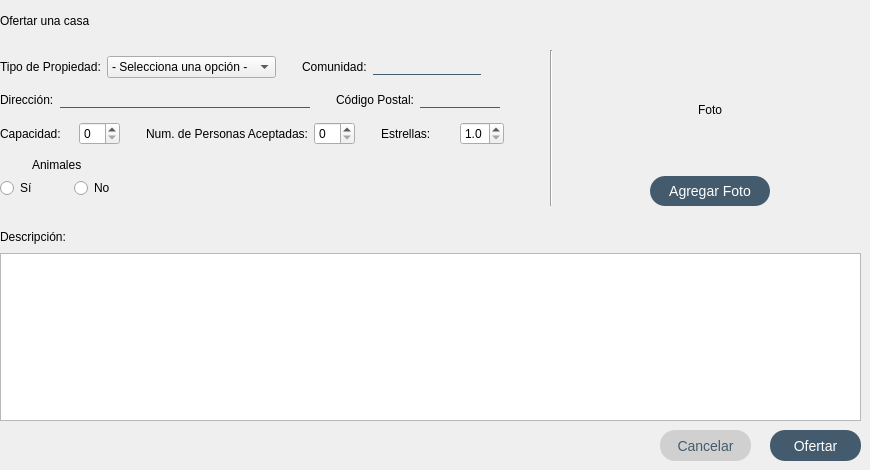
    <widget class="QWidget" name="OfertarCasa">
     <widget class="QLabel" name="label_13">
      <property name="geometry">
       <rect>
        <x>0</x>
        <y>10</y>
        <width>211</width>
        <height>21</height>
       </rect>
      </property>
      <property name="styleSheet">
       <string notr="true">font: 20pt &quot;MS Shell Dlg 2&quot;;</string>
      </property>
      <property name="text">
       <string>Ofertar una casa</string>
      </property>
     </widget>
     <widget class="QPushButton" name="btnRegistrarCasa">
      <property name="geometry">
       <rect>
        <x>770</x>
        <y>430</y>
        <width>91</width>
        <height>31</height>
       </rect>
      </property>
      <property name="styleSheet">
       <string notr="true">background-color: #435B6C;
  border: 0;
  border-radius: 15px;
  height: 35px;
  max-width: 280px;
color: white;
font-size:14px;
</string>
      </property>
      <property name="text">
       <string>Ofertar</string>
      </property>
     </widget>
     <widget class="QPushButton" name="btnCancelaRegistro">
      <property name="geometry">
       <rect>
        <x>660</x>
        <y>430</y>
        <width>91</width>
        <height>31</height>
       </rect>
      </property>
      <property name="styleSheet">
       <string notr="true">background-color: rgb(208, 208, 208);
  border: 0;
  border-radius: 15px;
  height: 35px;
  max-width: 280px;
color:#435B6C ;
font-size:14px;
</string>
      </property>
      <property name="text">
       <string>Cancelar</string>
      </property>
     </widget>
     <widget class="QWidget" name="layoutWidget">
      <property name="geometry">
       <rect>
        <x>0</x>
        <y>50</y>
        <width>861</width>
        <height>371</height>
       </rect>
      </property>
      <layout class="QVBoxLayout" name="verticalLayout_14">
       <item>
        <layout class="QHBoxLayout" name="horizontalLayout_24">
         <item>
          <layout class="QVBoxLayout" name="verticalLayout_11">
           <item>
            <layout class="QHBoxLayout" name="horizontalLayout_19">
             <item>
              <layout class="QHBoxLayout" name="horizontalLayout_13">
               <item>
                <widget class="QLabel" name="label_4">
                 <property name="text">
                  <string>Tipo de Propiedad:</string>
                 </property>
                </widget>
               </item>
               <item>
                <widget class="QComboBox" name="cbTipoPropiedad">
                 <property name="frame">
                  <bool>true</bool>
                 </property>
                 <item>
                  <property name="text">
                   <string>- Selecciona una opción -</string>
                  </property>
                 </item>
                 <item>
                  <property name="text">
                   <string>Casa</string>
                  </property>
                 </item>
                 <item>
                  <property name="text">
                   <string>Departamento</string>
                  </property>
                 </item>
                 <item>
                  <property name="text">
                   <string>Casa de huéspedes</string>
                  </property>
                 </item>
                 <item>
                  <property name="text">
                   <string>Cuarto para invitados</string>
                  </property>
                 </item>
                </widget>
               </item>
              </layout>
             </item>
             <item>
              <spacer name="horizontalSpacer_26">
               <property name="orientation">
                <enum>Qt::Horizontal</enum>
               </property>
               <property name="sizeType">
                <enum>QSizePolicy::Fixed</enum>
               </property>
               <property name="sizeHint" stdset="0">
                <size>
                 <width>20</width>
                 <height>20</height>
                </size>
               </property>
              </spacer>
             </item>
             <item>
              <layout class="QHBoxLayout" name="horizontalLayout_14">
               <item>
                <widget class="QLabel" name="label_5">
                 <property name="text">
                  <string>Comunidad:</string>
                 </property>
                </widget>
               </item>
               <item>
                <widget class="QLineEdit" name="lineComunidad">
                 <property name="maximumSize">
                  <size>
                   <width>150</width>
                   <height>16777215</height>
                  </size>
                 </property>
                 <property name="styleSheet">
                  <string notr="true">background-color:transparent;
border-top: none;
border-bottom: 1px solid #435B6C;
boder-radius: 5px;</string>
                 </property>
                </widget>
               </item>
              </layout>
             </item>
             <item>
              <spacer name="horizontalSpacer_27">
               <property name="orientation">
                <enum>Qt::Horizontal</enum>
               </property>
               <property name="sizeHint" stdset="0">
                <size>
                 <width>10</width>
                 <height>20</height>
                </size>
               </property>
              </spacer>
             </item>
            </layout>
           </item>
           <item>
            <layout class="QHBoxLayout" name="horizontalLayout_21">
             <item>
              <layout class="QHBoxLayout" name="horizontalLayout_15">
               <item>
                <widget class="QLabel" name="label_6">
                 <property name="text">
                  <string>Dirección:</string>
                 </property>
                </widget>
               </item>
               <item>
                <widget class="QLineEdit" name="lineDir">
                 <property name="minimumSize">
                  <size>
                   <width>250</width>
                   <height>0</height>
                  </size>
                 </property>
                 <property name="styleSheet">
                  <string notr="true">background-color:transparent;
border-top: none;
border-bottom: 1px solid #435B6C;
boder-radius: 5px;</string>
                 </property>
                </widget>
               </item>
              </layout>
             </item>
             <item>
              <spacer name="horizontalSpacer_29">
               <property name="orientation">
                <enum>Qt::Horizontal</enum>
               </property>
               <property name="sizeType">
                <enum>QSizePolicy::Fixed</enum>
               </property>
               <property name="sizeHint" stdset="0">
                <size>
                 <width>20</width>
                 <height>20</height>
                </size>
               </property>
              </spacer>
             </item>
             <item>
              <layout class="QHBoxLayout" name="horizontalLayout_20">
               <item>
                <widget class="QLabel" name="label_11">
                 <property name="minimumSize">
                  <size>
                   <width>0</width>
                   <height>0</height>
                  </size>
                 </property>
                 <property name="maximumSize">
                  <size>
                   <width>16777215</width>
                   <height>16777215</height>
                  </size>
                 </property>
                 <property name="text">
                  <string>Código Postal:</string>
                 </property>
                </widget>
               </item>
               <item alignment="Qt::AlignHCenter">
                <widget class="QLineEdit" name="lineCap_2">
                 <property name="minimumSize">
                  <size>
                   <width>80</width>
                   <height>0</height>
                  </size>
                 </property>
                 <property name="maximumSize">
                  <size>
                   <width>80</width>
                   <height>16777215</height>
                  </size>
                 </property>
                 <property name="styleSheet">
                  <string notr="true">background-color:transparent;
border-top: none;
border-bottom: 1px solid #435B6C;
boder-radius: 5px;</string>
                 </property>
                 <property name="placeholderText">
                  <string/>
                 </property>
                </widget>
               </item>
              </layout>
             </item>
             <item>
              <spacer name="horizontalSpacer_30">
               <property name="orientation">
                <enum>Qt::Horizontal</enum>
               </property>
               <property name="sizeHint" stdset="0">
                <size>
                 <width>40</width>
                 <height>20</height>
                </size>
               </property>
              </spacer>
             </item>
            </layout>
           </item>
           <item>
            <layout class="QHBoxLayout" name="horizontalLayout_22">
             <item>
              <layout class="QHBoxLayout" name="horizontalLayout_17">
               <item alignment="Qt::AlignLeft">
                <widget class="QLabel" name="label_8">
                 <property name="minimumSize">
                  <size>
                   <width>73</width>
                   <height>0</height>
                  </size>
                 </property>
                 <property name="maximumSize">
                  <size>
                   <width>73</width>
                   <height>16777215</height>
                  </size>
                 </property>
                 <property name="text">
                  <string>Capacidad:</string>
                 </property>
                </widget>
               </item>
               <item>
                <widget class="QSpinBox" name="spinCapacidad"/>
               </item>
              </layout>
             </item>
             <item>
              <spacer name="horizontalSpacer_20">
               <property name="orientation">
                <enum>Qt::Horizontal</enum>
               </property>
               <property name="sizeType">
                <enum>QSizePolicy::Fixed</enum>
               </property>
               <property name="sizeHint" stdset="0">
                <size>
                 <width>20</width>
                 <height>20</height>
                </size>
               </property>
              </spacer>
             </item>
             <item>
              <layout class="QHBoxLayout" name="horizontalLayout_18">
               <item>
                <widget class="QLabel" name="label_9">
                 <property name="text">
                  <string>Num. de Personas Aceptadas:</string>
                 </property>
                </widget>
               </item>
               <item>
                <widget class="QSpinBox" name="spinAceptadas"/>
               </item>
              </layout>
             </item>
             <item>
              <spacer name="horizontalSpacer_31">
               <property name="orientation">
                <enum>Qt::Horizontal</enum>
               </property>
               <property name="sizeType">
                <enum>QSizePolicy::Fixed</enum>
               </property>
               <property name="sizeHint" stdset="0">
                <size>
                 <width>20</width>
                 <height>20</height>
                </size>
               </property>
              </spacer>
             </item>
             <item>
              <layout class="QHBoxLayout" name="horizontalLayout_26">
               <item alignment="Qt::AlignLeft">
                <widget class="QLabel" name="label_14">
                 <property name="minimumSize">
                  <size>
                   <width>73</width>
                   <height>0</height>
                  </size>
                 </property>
                 <property name="maximumSize">
                  <size>
                   <width>73</width>
                   <height>16777215</height>
                  </size>
                 </property>
                 <property name="text">
                  <string>Estrellas:</string>
                 </property>
                </widget>
               </item>
               <item>
                <widget class="QDoubleSpinBox" name="spinEstrellas">
                 <property name="decimals">
                  <number>1</number>
                 </property>
                 <property name="minimum">
                  <double>1.000000000000000</double>
                 </property>
                 <property name="maximum">
                  <double>5.000000000000000</double>
                 </property>
                 <property name="singleStep">
                  <double>0.500000000000000</double>
                 </property>
                 <property name="value">
                  <double>1.000000000000000</double>
                 </property>
                </widget>
               </item>
              </layout>
             </item>
             <item>
              <spacer name="horizontalSpacer_21">
               <property name="orientation">
                <enum>Qt::Horizontal</enum>
               </property>
               <property name="sizeHint" stdset="0">
                <size>
                 <width>40</width>
                 <height>20</height>
                </size>
               </property>
              </spacer>
             </item>
            </layout>
           </item>
           <item>
            <layout class="QHBoxLayout" name="horizontalLayout_23">
             <item>
              <layout class="QVBoxLayout" name="verticalLayout_10">
               <item alignment="Qt::AlignHCenter">
                <widget class="QLabel" name="label_7">
                 <property name="maximumSize">
                  <size>
                   <width>16777215</width>
                   <height>15</height>
                  </size>
                 </property>
                 <property name="text">
                  <string>Animales</string>
                 </property>
                </widget>
               </item>
               <item>
                <layout class="QHBoxLayout" name="horizontalLayout_16">
                 <item>
                  <widget class="QRadioButton" name="radioSi">
                   <property name="text">
                    <string>Sí</string>
                   </property>
                  </widget>
                 </item>
                 <item>
                  <spacer name="horizontalSpacer_23">
                   <property name="orientation">
                    <enum>Qt::Horizontal</enum>
                   </property>
                   <property name="sizeType">
                    <enum>QSizePolicy::Minimum</enum>
                   </property>
                   <property name="sizeHint" stdset="0">
                    <size>
                     <width>30</width>
                     <height>20</height>
                    </size>
                   </property>
                  </spacer>
                 </item>
                 <item>
                  <widget class="QRadioButton" name="radioNo">
                   <property name="text">
                    <string>No</string>
                   </property>
                  </widget>
                 </item>
                </layout>
               </item>
              </layout>
             </item>
             <item>
              <spacer name="horizontalSpacer_22">
               <property name="orientation">
                <enum>Qt::Horizontal</enum>
               </property>
               <property name="sizeHint" stdset="0">
                <size>
                 <width>40</width>
                 <height>20</height>
                </size>
               </property>
              </spacer>
             </item>
            </layout>
           </item>
          </layout>
         </item>
         <item>
          <widget class="Line" name="line_3">
           <property name="orientation">
            <enum>Qt::Vertical</enum>
           </property>
          </widget>
         </item>
         <item>
          <spacer name="horizontalSpacer_24">
           <property name="orientation">
            <enum>Qt::Horizontal</enum>
           </property>
           <property name="sizeHint" stdset="0">
            <size>
             <width>40</width>
             <height>20</height>
            </size>
           </property>
          </spacer>
         </item>
         <item>
          <layout class="QVBoxLayout" name="verticalLayout_12">
           <item alignment="Qt::AlignHCenter">
            <widget class="QLabel" name="lblFoto">
             <property name="minimumSize">
              <size>
               <width>120</width>
               <height>120</height>
              </size>
             </property>
             <property name="maximumSize">
              <size>
               <width>120</width>
               <height>120</height>
              </size>
             </property>
             <property name="text">
              <string>Foto</string>
             </property>
             <property name="scaledContents">
              <bool>true</bool>
             </property>
             <property name="alignment">
              <set>Qt::AlignCenter</set>
             </property>
            </widget>
           </item>
           <item>
            <widget class="QPushButton" name="btnAgregaImg">
             <property name="minimumSize">
              <size>
               <width>120</width>
               <height>30</height>
              </size>
             </property>
             <property name="maximumSize">
              <size>
               <width>280</width>
               <height>30</height>
              </size>
             </property>
             <property name="styleSheet">
              <string notr="true">background-color: #435B6C;
  border: 0;
  border-radius: 15px;
  height: 35px;
  max-width: 280px;
color: white;
font-size:14px;</string>
             </property>
             <property name="text">
              <string>Agregar Foto</string>
             </property>
            </widget>
           </item>
          </layout>
         </item>
         <item>
          <spacer name="horizontalSpacer_25">
           <property name="orientation">
            <enum>Qt::Horizontal</enum>
           </property>
           <property name="sizeHint" stdset="0">
            <size>
             <width>40</width>
             <height>20</height>
            </size>
           </property>
          </spacer>
         </item>
        </layout>
       </item>
       <item>
        <spacer name="verticalSpacer_19">
         <property name="orientation">
          <enum>Qt::Vertical</enum>
         </property>
         <property name="sizeHint" stdset="0">
          <size>
           <width>20</width>
           <height>40</height>
          </size>
         </property>
        </spacer>
       </item>
       <item>
        <layout class="QVBoxLayout" name="verticalLayout_13">
         <item>
          <layout class="QHBoxLayout" name="horizontalLayout_25">
           <item>
            <widget class="QLabel" name="label_10">
             <property name="text">
              <string>Descripción:</string>
             </property>
            </widget>
           </item>
           <item>
            <spacer name="horizontalSpacer_28">
             <property name="orientation">
              <enum>Qt::Horizontal</enum>
             </property>
             <property name="sizeHint" stdset="0">
              <size>
               <width>40</width>
               <height>20</height>
              </size>
             </property>
            </spacer>
           </item>
          </layout>
         </item>
         <item>
          <widget class="QTextBrowser" name="textBrowser"/>
         </item>
        </layout>
       </item>
      </layout>
     </widget>
    </widget>
